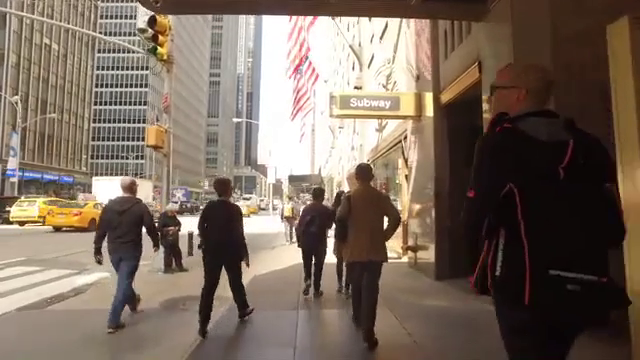
#> input picture frame 20 of Yaya-Tespiti/test.mp4, 640 x 360 px, given in place of test1.mp4, which was not available
$ python video_pedestrian_detection.py
#> lines starting #> are read from the running program, lines starting #| are printed output that depends on the picture; after the words box and inside, x2 and y2 are one past the last pixel; in counts of white or black regions, pixels touching at a corner belong together; pictures that were not available may be replaced by others from this repository, and a replacement may not be noted
import cv2
import imutils

cap = cv2.VideoCapture("test1.mp4")


while True:
    ret,frame = cap.read()
#> frame is the input picture: shape (360, 640, 3); mean B, G, R 93.2, 105.9, 121.1
    if ret==False:
        break

    frame = imutils.resize(frame,400)
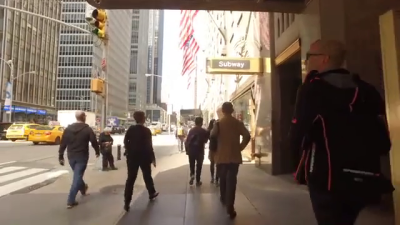
#> frame: shape (225, 400, 3); mean B, G, R 93.2, 105.9, 121.1

    #https://en.wikipedia.org/wiki/Histogram_of_oriented_gradients
    hog = cv2.HOGDescriptor()
    hog.setSVMDetector(cv2.HOGDescriptor_getDefaultPeopleDetector())

    (coordinate,_) = hog.detectMultiScale(frame,winStride=(4,4),
                                          padding=(8,8),
                                          scale=1.05)
#> coordinate = [[164, 94, 66, 131], [42, 85, 71, 140], [103, 88, 70, 137], [194, 88, 69, 137], [272, 46, 81, 161]]

    color = (0,255,0)
    thickness = 5

    for (x,y,w,h) in coordinate:
        cv2.rectangle(frame, (x,y), (x+w,y+h), color, thickness)
#> this loop made 5 passes
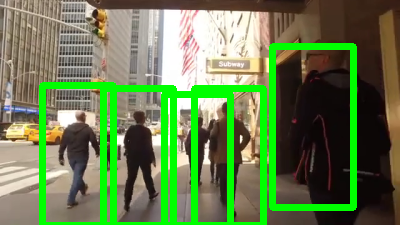
#> frame: shape (225, 400, 3); 14.62% of pixels changed, all inside (x1, y1, x2, y2) = (39, 43, 357, 225)

    cv2.imshow("Original Image", frame)

    if cv2.waitKey(30) & 0XFF == ord("q"):
#> (key q is pressed here)
        break

cap.release()
cv2.destroyAllWindows()

$ run again, starting later in the video
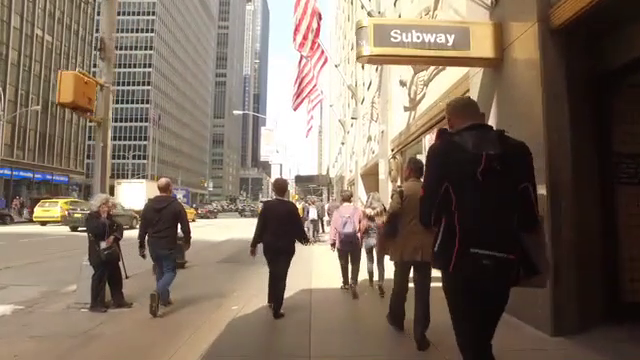
#> input picture frame 92 of Yaya-Tespiti/test.mp4, 640 x 360 px, given in place of test1.mp4, which was not available
#> frame is the input picture: shape (360, 640, 3); mean B, G, R 93.8, 108.2, 123.6
#> `frame = imutils.resize(frame,400)`:
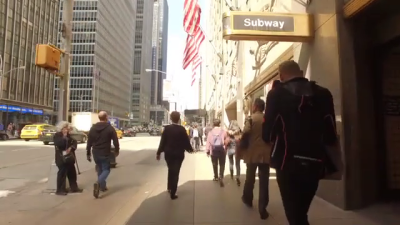
#> frame: shape (225, 400, 3); mean B, G, R 93.8, 108.2, 123.6
#> coordinate = [[140, 86, 69, 137], [30, 88, 68, 136], [69, 91, 66, 132]]
#> the loop `for (x,y,w,h) in coordinate:` made 3 passes
#> after the loop `for (x,y,w,h) in coordinate:`:
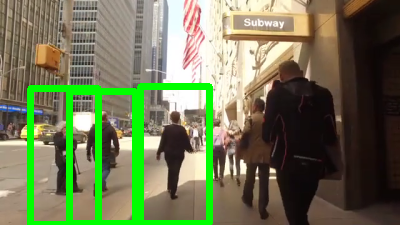
#> frame: shape (225, 400, 3); 8.2% of pixels changed, all inside (x1, y1, x2, y2) = (27, 83, 213, 225)

$ run again, starting later in the video
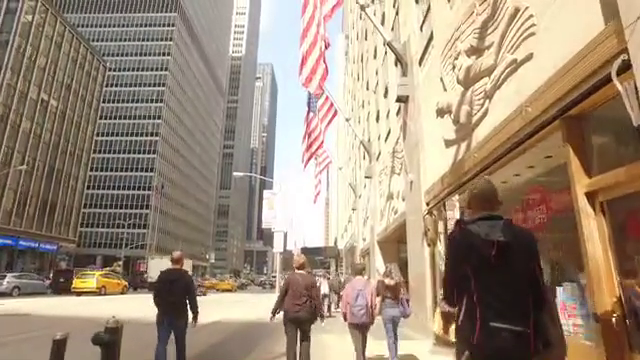
#> input picture frame 164 of Yaya-Tespiti/test.mp4, 640 x 360 px, given in place of test1.mp4, which was not available
#> frame is the input picture: shape (360, 640, 3); mean B, G, R 120.9, 139.8, 157.6
#> `frame = imutils.resize(frame,400)`:
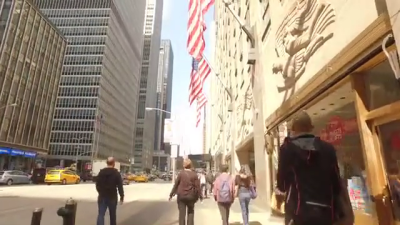
#> frame: shape (225, 400, 3); mean B, G, R 120.9, 139.8, 157.6
#> coordinate = ()
